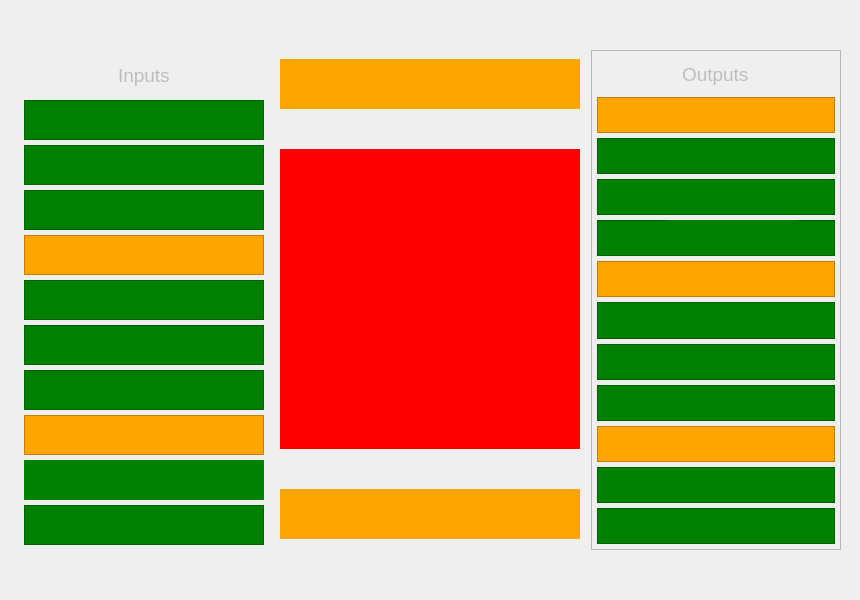
<?xml version="1.0" encoding="UTF-8"?>
<ui version="4.0">
 <class>MainPages</class>
 <widget class="QWidget" name="MainPages">
  <property name="geometry">
   <rect>
    <x>0</x>
    <y>0</y>
    <width>860</width>
    <height>600</height>
   </rect>
  </property>
  <property name="windowTitle">
   <string>Form</string>
  </property>
  <layout class="QVBoxLayout" name="main_pages_layout">
   <property name="spacing">
    <number>0</number>
   </property>
   <property name="leftMargin">
    <number>5</number>
   </property>
   <property name="topMargin">
    <number>5</number>
   </property>
   <property name="rightMargin">
    <number>5</number>
   </property>
   <property name="bottomMargin">
    <number>5</number>
   </property>
   <item>
    <widget class="QStackedWidget" name="pages">
     <property name="currentIndex">
      <number>1</number>
     </property>
     <widget class="QWidget" name="page_1">
      <property name="styleSheet">
       <string notr="true">font-size: 14pt;background:lightgreen;</string>
      </property>
      <layout class="QVBoxLayout" name="page_1_layout">
       <property name="spacing">
        <number>5</number>
       </property>
       <property name="leftMargin">
        <number>5</number>
       </property>
       <property name="topMargin">
        <number>5</number>
       </property>
       <property name="rightMargin">
        <number>5</number>
       </property>
       <property name="bottomMargin">
        <number>5</number>
       </property>
      </layout>
     </widget>
     <widget class="QWidget" name="page_2">
      <property name="styleSheet">
       <string notr="true">font-size: 14pt;</string>
      </property>
      <layout class="QVBoxLayout" name="page_2_layout">
       <property name="spacing">
        <number>5</number>
       </property>
       <property name="leftMargin">
        <number>5</number>
       </property>
       <property name="topMargin">
        <number>5</number>
       </property>
       <property name="rightMargin">
        <number>5</number>
       </property>
       <property name="bottomMargin">
        <number>5</number>
       </property>
       <item>
        <widget class="QFrame" name="Distribuitor">
         <property name="enabled">
          <bool>false</bool>
         </property>
         <property name="frameShape">
          <enum>QFrame::NoFrame</enum>
         </property>
         <property name="frameShadow">
          <enum>QFrame::Raised</enum>
         </property>
         <layout class="QHBoxLayout" name="horizontalLayout">
          <item>
           <widget class="QFrame" name="in_frame">
            <property name="enabled">
             <bool>false</bool>
            </property>
            <property name="minimumSize">
             <size>
              <width>250</width>
              <height>500</height>
             </size>
            </property>
            <property name="maximumSize">
             <size>
              <width>250</width>
              <height>500</height>
             </size>
            </property>
            <property name="frameShape">
             <enum>QFrame::NoFrame</enum>
            </property>
            <property name="frameShadow">
             <enum>QFrame::Raised</enum>
            </property>
            <layout class="QVBoxLayout" name="verticalLayout_2">
             <property name="spacing">
              <number>5</number>
             </property>
             <property name="leftMargin">
              <number>5</number>
             </property>
             <property name="topMargin">
              <number>5</number>
             </property>
             <property name="rightMargin">
              <number>5</number>
             </property>
             <property name="bottomMargin">
              <number>5</number>
             </property>
             <item alignment="Qt::AlignHCenter">
              <widget class="QLabel" name="inputs">
               <property name="layoutDirection">
                <enum>Qt::LeftToRight</enum>
               </property>
               <property name="text">
                <string>Inputs</string>
               </property>
              </widget>
             </item>
             <item>
              <layout class="QHBoxLayout" name="input_1"/>
             </item>
             <item>
              <widget class="QFrame" name="t1_frame">
               <property name="styleSheet">
                <string notr="true">font-size: 14pt;background:green;</string>
               </property>
               <property name="frameShape">
                <enum>QFrame::StyledPanel</enum>
               </property>
               <property name="frameShadow">
                <enum>QFrame::Raised</enum>
               </property>
               <widget class="QWidget" name="horizontalLayoutWidget">
                <property name="geometry">
                 <rect>
                  <x>50</x>
                  <y>10</y>
                  <width>131</width>
                  <height>21</height>
                 </rect>
                </property>
                <layout class="QHBoxLayout" name="horizontalLayout_2"/>
               </widget>
              </widget>
             </item>
             <item>
              <widget class="QFrame" name="t2_frame">
               <property name="styleSheet">
                <string notr="true">font-size: 14pt;background:green;</string>
               </property>
               <property name="frameShape">
                <enum>QFrame::StyledPanel</enum>
               </property>
               <property name="frameShadow">
                <enum>QFrame::Raised</enum>
               </property>
               <widget class="QWidget" name="horizontalLayoutWidget_2">
                <property name="geometry">
                 <rect>
                  <x>50</x>
                  <y>10</y>
                  <width>131</width>
                  <height>21</height>
                 </rect>
                </property>
                <layout class="QHBoxLayout" name="horizontalLayout_3"/>
               </widget>
              </widget>
             </item>
             <item>
              <widget class="QFrame" name="t3_frame">
               <property name="styleSheet">
                <string notr="true">font-size: 14pt;background:green;</string>
               </property>
               <property name="frameShape">
                <enum>QFrame::StyledPanel</enum>
               </property>
               <property name="frameShadow">
                <enum>QFrame::Raised</enum>
               </property>
               <widget class="QWidget" name="horizontalLayoutWidget_3">
                <property name="geometry">
                 <rect>
                  <x>80</x>
                  <y>10</y>
                  <width>131</width>
                  <height>21</height>
                 </rect>
                </property>
                <layout class="QHBoxLayout" name="horizontalLayout_4"/>
               </widget>
              </widget>
             </item>
             <item>
              <widget class="QFrame" name="input_2">
               <property name="styleSheet">
                <string notr="true">font-size: 14pt;background:orange;</string>
               </property>
               <property name="frameShape">
                <enum>QFrame::StyledPanel</enum>
               </property>
               <property name="frameShadow">
                <enum>QFrame::Raised</enum>
               </property>
               <layout class="QHBoxLayout" name="input_2_layout">
                <property name="spacing">
                 <number>0</number>
                </property>
                <property name="leftMargin">
                 <number>0</number>
                </property>
                <property name="topMargin">
                 <number>0</number>
                </property>
                <property name="rightMargin">
                 <number>0</number>
                </property>
                <property name="bottomMargin">
                 <number>0</number>
                </property>
               </layout>
              </widget>
             </item>
             <item>
              <widget class="QFrame" name="P1_frame">
               <property name="styleSheet">
                <string notr="true">font-size: 14pt;background:green;</string>
               </property>
               <property name="frameShape">
                <enum>QFrame::StyledPanel</enum>
               </property>
               <property name="frameShadow">
                <enum>QFrame::Raised</enum>
               </property>
               <widget class="QWidget" name="horizontalLayoutWidget_4">
                <property name="geometry">
                 <rect>
                  <x>60</x>
                  <y>10</y>
                  <width>131</width>
                  <height>21</height>
                 </rect>
                </property>
                <layout class="QHBoxLayout" name="horizontalLayout_5"/>
               </widget>
              </widget>
             </item>
             <item>
              <widget class="QFrame" name="P2_frame">
               <property name="styleSheet">
                <string notr="true">font-size: 14pt;background:green;</string>
               </property>
               <property name="frameShape">
                <enum>QFrame::StyledPanel</enum>
               </property>
               <property name="frameShadow">
                <enum>QFrame::Raised</enum>
               </property>
               <widget class="QWidget" name="horizontalLayoutWidget_5">
                <property name="geometry">
                 <rect>
                  <x>60</x>
                  <y>10</y>
                  <width>131</width>
                  <height>21</height>
                 </rect>
                </property>
                <layout class="QHBoxLayout" name="horizontalLayout_6"/>
               </widget>
              </widget>
             </item>
             <item>
              <widget class="QFrame" name="P3_frame">
               <property name="styleSheet">
                <string notr="true">font-size: 14pt;background:green;</string>
               </property>
               <property name="frameShape">
                <enum>QFrame::StyledPanel</enum>
               </property>
               <property name="frameShadow">
                <enum>QFrame::Raised</enum>
               </property>
               <widget class="QWidget" name="horizontalLayoutWidget_6">
                <property name="geometry">
                 <rect>
                  <x>60</x>
                  <y>10</y>
                  <width>131</width>
                  <height>21</height>
                 </rect>
                </property>
                <layout class="QHBoxLayout" name="horizontalLayout_7"/>
               </widget>
              </widget>
             </item>
             <item>
              <widget class="QFrame" name="input_3">
               <property name="styleSheet">
                <string notr="true">font-size: 14pt;background:orange;</string>
               </property>
               <property name="frameShape">
                <enum>QFrame::StyledPanel</enum>
               </property>
               <property name="frameShadow">
                <enum>QFrame::Raised</enum>
               </property>
               <layout class="QHBoxLayout" name="input_3_layout">
                <property name="spacing">
                 <number>0</number>
                </property>
                <property name="leftMargin">
                 <number>0</number>
                </property>
                <property name="topMargin">
                 <number>0</number>
                </property>
                <property name="rightMargin">
                 <number>0</number>
                </property>
                <property name="bottomMargin">
                 <number>0</number>
                </property>
               </layout>
              </widget>
             </item>
             <item>
              <widget class="QFrame" name="O2_frame">
               <property name="styleSheet">
                <string notr="true">font-size: 14pt;background:green;</string>
               </property>
               <property name="frameShape">
                <enum>QFrame::NoFrame</enum>
               </property>
               <property name="frameShadow">
                <enum>QFrame::Raised</enum>
               </property>
               <widget class="QWidget" name="horizontalLayoutWidget_7">
                <property name="geometry">
                 <rect>
                  <x>60</x>
                  <y>10</y>
                  <width>131</width>
                  <height>21</height>
                 </rect>
                </property>
                <layout class="QHBoxLayout" name="horizontalLayout_8"/>
               </widget>
              </widget>
             </item>
             <item>
              <widget class="QFrame" name="O4_frame">
               <property name="styleSheet">
                <string notr="true">font-size: 14pt;background:green;</string>
               </property>
               <property name="frameShape">
                <enum>QFrame::StyledPanel</enum>
               </property>
               <property name="frameShadow">
                <enum>QFrame::Raised</enum>
               </property>
               <widget class="QWidget" name="horizontalLayoutWidget_8">
                <property name="geometry">
                 <rect>
                  <x>70</x>
                  <y>10</y>
                  <width>131</width>
                  <height>21</height>
                 </rect>
                </property>
                <layout class="QHBoxLayout" name="horizontalLayout_9"/>
               </widget>
              </widget>
             </item>
            </layout>
           </widget>
          </item>
          <item>
           <widget class="QFrame" name="central_frame">
            <property name="minimumSize">
             <size>
              <width>0</width>
              <height>0</height>
             </size>
            </property>
            <property name="frameShape">
             <enum>QFrame::NoFrame</enum>
            </property>
            <property name="frameShadow">
             <enum>QFrame::Raised</enum>
            </property>
            <layout class="QVBoxLayout" name="verticalLayout">
             <property name="spacing">
              <number>5</number>
             </property>
             <property name="leftMargin">
              <number>5</number>
             </property>
             <property name="topMargin">
              <number>5</number>
             </property>
             <property name="rightMargin">
              <number>5</number>
             </property>
             <property name="bottomMargin">
              <number>5</number>
             </property>
             <item>
              <widget class="QFrame" name="top_frame">
               <property name="minimumSize">
                <size>
                 <width>0</width>
                 <height>35</height>
                </size>
               </property>
               <property name="maximumSize">
                <size>
                 <width>16777215</width>
                 <height>50</height>
                </size>
               </property>
               <property name="styleSheet">
                <string notr="true">font-size: 14pt;background:orange;</string>
               </property>
               <property name="frameShape">
                <enum>QFrame::NoFrame</enum>
               </property>
               <property name="frameShadow">
                <enum>QFrame::Raised</enum>
               </property>
               <layout class="QHBoxLayout" name="top_layout">
                <property name="spacing">
                 <number>0</number>
                </property>
                <property name="leftMargin">
                 <number>0</number>
                </property>
                <property name="topMargin">
                 <number>0</number>
                </property>
                <property name="rightMargin">
                 <number>0</number>
                </property>
                <property name="bottomMargin">
                 <number>0</number>
                </property>
               </layout>
              </widget>
             </item>
             <item>
              <widget class="QFrame" name="image_frame">
               <property name="maximumSize">
                <size>
                 <width>16777215</width>
                 <height>300</height>
                </size>
               </property>
               <property name="styleSheet">
                <string notr="true">font-size: 14pt;background:red;</string>
               </property>
               <property name="frameShape">
                <enum>QFrame::NoFrame</enum>
               </property>
               <property name="frameShadow">
                <enum>QFrame::Raised</enum>
               </property>
              </widget>
             </item>
             <item>
              <widget class="QFrame" name="butto_frame">
               <property name="minimumSize">
                <size>
                 <width>40</width>
                 <height>35</height>
                </size>
               </property>
               <property name="maximumSize">
                <size>
                 <width>16777215</width>
                 <height>50</height>
                </size>
               </property>
               <property name="styleSheet">
                <string notr="true">font-size: 14pt;background:orange;</string>
               </property>
               <property name="frameShape">
                <enum>QFrame::NoFrame</enum>
               </property>
               <property name="frameShadow">
                <enum>QFrame::Raised</enum>
               </property>
               <layout class="QVBoxLayout" name="button_layout">
                <property name="spacing">
                 <number>0</number>
                </property>
                <property name="leftMargin">
                 <number>0</number>
                </property>
                <property name="topMargin">
                 <number>0</number>
                </property>
                <property name="rightMargin">
                 <number>0</number>
                </property>
                <property name="bottomMargin">
                 <number>0</number>
                </property>
               </layout>
              </widget>
             </item>
            </layout>
           </widget>
          </item>
          <item>
           <widget class="QFrame" name="out_frame">
            <property name="enabled">
             <bool>false</bool>
            </property>
            <property name="minimumSize">
             <size>
              <width>250</width>
              <height>500</height>
             </size>
            </property>
            <property name="maximumSize">
             <size>
              <width>250</width>
              <height>500</height>
             </size>
            </property>
            <property name="frameShape">
             <enum>QFrame::StyledPanel</enum>
            </property>
            <property name="frameShadow">
             <enum>QFrame::Raised</enum>
            </property>
            <layout class="QVBoxLayout" name="verticalLayout_3">
             <property name="spacing">
              <number>5</number>
             </property>
             <property name="leftMargin">
              <number>5</number>
             </property>
             <property name="topMargin">
              <number>5</number>
             </property>
             <property name="rightMargin">
              <number>5</number>
             </property>
             <property name="bottomMargin">
              <number>5</number>
             </property>
             <item alignment="Qt::AlignHCenter">
              <widget class="QLabel" name="outputs">
               <property name="layoutDirection">
                <enum>Qt::LeftToRight</enum>
               </property>
               <property name="text">
                <string>Outputs</string>
               </property>
              </widget>
             </item>
             <item>
              <widget class="QFrame" name="output_1">
               <property name="styleSheet">
                <string notr="true">font-size: 14pt;background:orange;</string>
               </property>
               <property name="frameShape">
                <enum>QFrame::StyledPanel</enum>
               </property>
               <property name="frameShadow">
                <enum>QFrame::Raised</enum>
               </property>
               <widget class="QWidget" name="horizontalLayoutWidget_20">
                <property name="geometry">
                 <rect>
                  <x>70</x>
                  <y>10</y>
                  <width>131</width>
                  <height>21</height>
                 </rect>
                </property>
                <layout class="QHBoxLayout" name="horizontalLayout_21"/>
               </widget>
              </widget>
             </item>
             <item>
              <widget class="QFrame" name="alpha_angles">
               <property name="styleSheet">
                <string notr="true">font-size: 14pt;background:green;</string>
               </property>
               <property name="frameShape">
                <enum>QFrame::StyledPanel</enum>
               </property>
               <property name="frameShadow">
                <enum>QFrame::Raised</enum>
               </property>
               <widget class="QWidget" name="horizontalLayoutWidget_9">
                <property name="geometry">
                 <rect>
                  <x>60</x>
                  <y>10</y>
                  <width>131</width>
                  <height>21</height>
                 </rect>
                </property>
                <layout class="QHBoxLayout" name="horizontalLayout_10"/>
               </widget>
              </widget>
             </item>
             <item>
              <widget class="QFrame" name="P21_frame">
               <property name="styleSheet">
                <string notr="true">font-size: 14pt;background:green;</string>
               </property>
               <property name="frameShape">
                <enum>QFrame::StyledPanel</enum>
               </property>
               <property name="frameShadow">
                <enum>QFrame::Raised</enum>
               </property>
               <widget class="QWidget" name="horizontalLayoutWidget_10">
                <property name="geometry">
                 <rect>
                  <x>60</x>
                  <y>10</y>
                  <width>131</width>
                  <height>21</height>
                 </rect>
                </property>
                <layout class="QHBoxLayout" name="horizontalLayout_11"/>
               </widget>
              </widget>
             </item>
             <item>
              <widget class="QFrame" name="P31_frame">
               <property name="styleSheet">
                <string notr="true">font-size: 14pt;background:green;</string>
               </property>
               <property name="frameShape">
                <enum>QFrame::StyledPanel</enum>
               </property>
               <property name="frameShadow">
                <enum>QFrame::Raised</enum>
               </property>
               <widget class="QWidget" name="horizontalLayoutWidget_11">
                <property name="geometry">
                 <rect>
                  <x>70</x>
                  <y>0</y>
                  <width>131</width>
                  <height>21</height>
                 </rect>
                </property>
                <layout class="QHBoxLayout" name="horizontalLayout_12"/>
               </widget>
              </widget>
             </item>
             <item>
              <widget class="QFrame" name="output_2">
               <property name="styleSheet">
                <string notr="true">font-size: 14pt;background:orange;</string>
               </property>
               <property name="frameShape">
                <enum>QFrame::StyledPanel</enum>
               </property>
               <property name="frameShadow">
                <enum>QFrame::Raised</enum>
               </property>
               <widget class="QWidget" name="horizontalLayoutWidget_23">
                <property name="geometry">
                 <rect>
                  <x>70</x>
                  <y>10</y>
                  <width>131</width>
                  <height>21</height>
                 </rect>
                </property>
                <layout class="QHBoxLayout" name="horizontalLayout_25"/>
               </widget>
              </widget>
             </item>
             <item>
              <widget class="QFrame" name="other_frame1">
               <property name="styleSheet">
                <string notr="true">font-size: 14pt;background:green;</string>
               </property>
               <property name="frameShape">
                <enum>QFrame::StyledPanel</enum>
               </property>
               <property name="frameShadow">
                <enum>QFrame::Raised</enum>
               </property>
               <widget class="QWidget" name="horizontalLayoutWidget_12">
                <property name="geometry">
                 <rect>
                  <x>60</x>
                  <y>10</y>
                  <width>131</width>
                  <height>21</height>
                 </rect>
                </property>
                <layout class="QHBoxLayout" name="horizontalLayout_13"/>
               </widget>
              </widget>
             </item>
             <item>
              <widget class="QFrame" name="other_frame2">
               <property name="styleSheet">
                <string notr="true">font-size: 14pt;background:green;</string>
               </property>
               <property name="frameShape">
                <enum>QFrame::StyledPanel</enum>
               </property>
               <property name="frameShadow">
                <enum>QFrame::Raised</enum>
               </property>
               <widget class="QWidget" name="horizontalLayoutWidget_13">
                <property name="geometry">
                 <rect>
                  <x>50</x>
                  <y>10</y>
                  <width>131</width>
                  <height>21</height>
                 </rect>
                </property>
                <layout class="QHBoxLayout" name="horizontalLayout_14"/>
               </widget>
              </widget>
             </item>
             <item>
              <widget class="QFrame" name="other_frame3">
               <property name="styleSheet">
                <string notr="true">font-size: 14pt;background:green;</string>
               </property>
               <property name="frameShape">
                <enum>QFrame::StyledPanel</enum>
               </property>
               <property name="frameShadow">
                <enum>QFrame::Raised</enum>
               </property>
               <widget class="QWidget" name="horizontalLayoutWidget_14">
                <property name="geometry">
                 <rect>
                  <x>70</x>
                  <y>10</y>
                  <width>131</width>
                  <height>21</height>
                 </rect>
                </property>
                <layout class="QHBoxLayout" name="horizontalLayout_15"/>
               </widget>
              </widget>
             </item>
             <item>
              <widget class="QFrame" name="output_3">
               <property name="styleSheet">
                <string notr="true">font-size: 14pt;background:orange;</string>
               </property>
               <property name="frameShape">
                <enum>QFrame::StyledPanel</enum>
               </property>
               <property name="frameShadow">
                <enum>QFrame::Raised</enum>
               </property>
               <widget class="QWidget" name="horizontalLayoutWidget_22">
                <property name="geometry">
                 <rect>
                  <x>60</x>
                  <y>10</y>
                  <width>131</width>
                  <height>21</height>
                 </rect>
                </property>
                <layout class="QHBoxLayout" name="horizontalLayout_24"/>
               </widget>
              </widget>
             </item>
             <item>
              <widget class="QFrame" name="lengths">
               <property name="styleSheet">
                <string notr="true">font-size: 14pt;background:green;</string>
               </property>
               <property name="frameShape">
                <enum>QFrame::StyledPanel</enum>
               </property>
               <property name="frameShadow">
                <enum>QFrame::Raised</enum>
               </property>
               <widget class="QWidget" name="horizontalLayoutWidget_15">
                <property name="geometry">
                 <rect>
                  <x>60</x>
                  <y>10</y>
                  <width>131</width>
                  <height>21</height>
                 </rect>
                </property>
                <layout class="QHBoxLayout" name="horizontalLayout_16"/>
               </widget>
              </widget>
             </item>
             <item>
              <widget class="QFrame" name="value_lengths">
               <property name="styleSheet">
                <string notr="true">font-size: 14pt;background:green;</string>
               </property>
               <property name="frameShape">
                <enum>QFrame::StyledPanel</enum>
               </property>
               <property name="frameShadow">
                <enum>QFrame::Raised</enum>
               </property>
               <widget class="QWidget" name="horizontalLayoutWidget_16">
                <property name="geometry">
                 <rect>
                  <x>70</x>
                  <y>10</y>
                  <width>131</width>
                  <height>21</height>
                 </rect>
                </property>
                <layout class="QHBoxLayout" name="horizontalLayout_17"/>
               </widget>
              </widget>
             </item>
            </layout>
           </widget>
          </item>
         </layout>
        </widget>
       </item>
      </layout>
     </widget>
     <widget class="QWidget" name="page_3">
      <property name="styleSheet">
       <string notr="true">font-size: 14pt;background:lightblue;</string>
      </property>
      <layout class="QVBoxLayout" name="page_3_layout"/>
     </widget>
     <widget class="QWidget" name="page_4">
      <property name="styleSheet">
       <string notr="true">font-size: 14pt;background:yellow;</string>
      </property>
      <layout class="QVBoxLayout" name="page_4_Layout"/>
     </widget>
    </widget>
   </item>
  </layout>
 </widget>
 <resources/>
 <connections/>
</ui>
